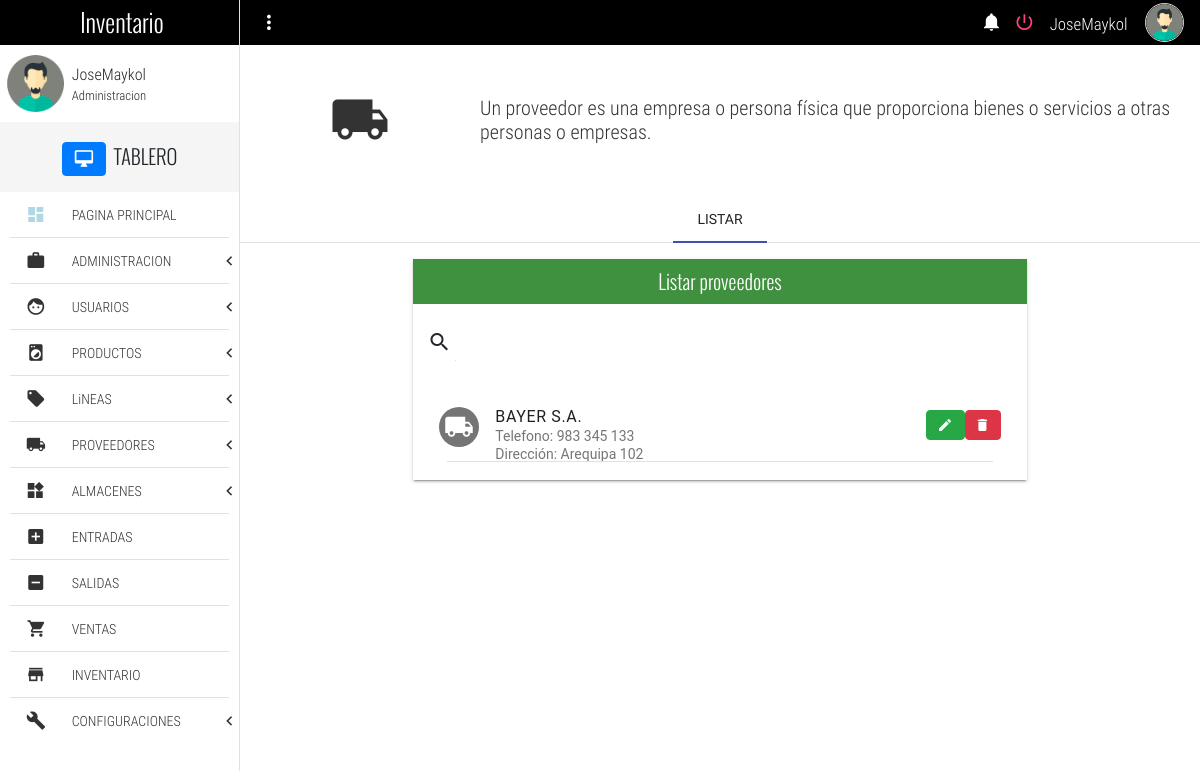
Before: /listProvider (signed in) with the older database file.
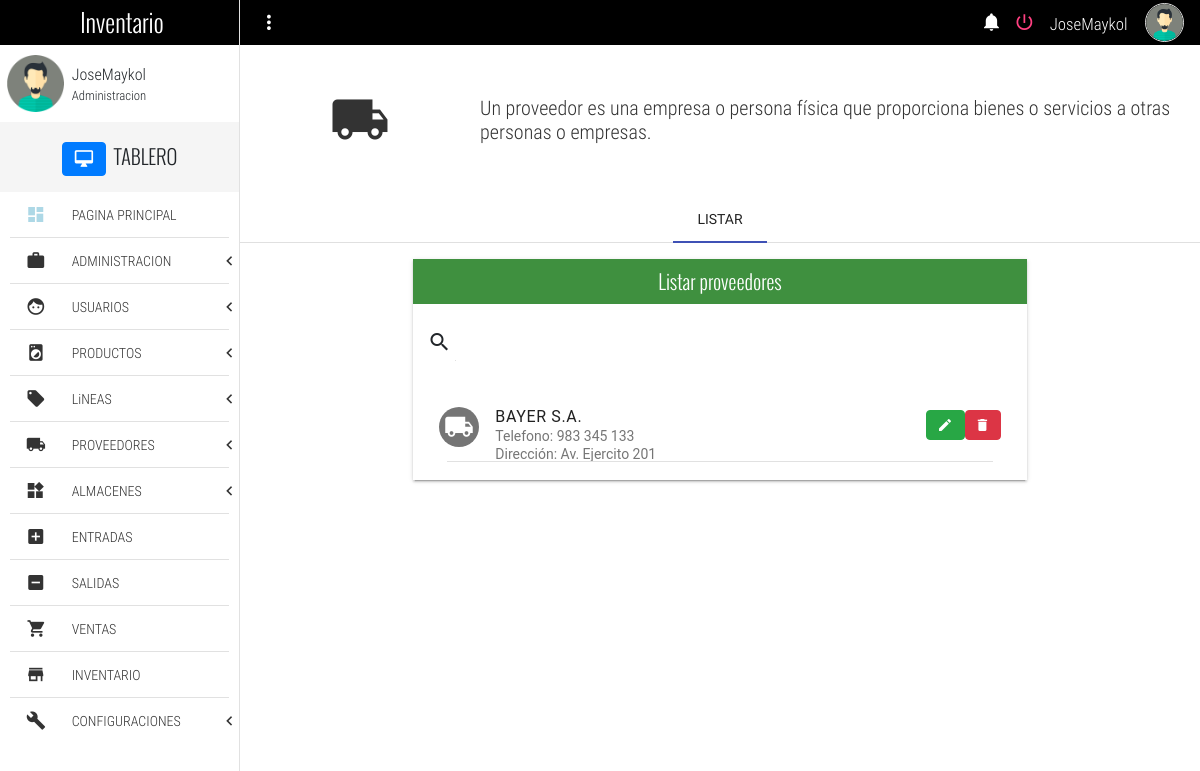
After: the same page with the newer database file.
### Inventario/models.py (models this page shows, shortened)
class Provider(models.Model):
    name = models.CharField(max_length= 100, null= True, verbose_name= "Nombre del proveedor")
    adrress = models.CharField(max_length= 100, null= True, verbose_name= "Direccion")
    phone = models.CharField(max_length= 20, null= True, verbose_name= "Numero de telefono")
    email =  models.EmailField(null= True, verbose_name= "E-mail")
    RUC =models.CharField(null=True, max_length=11,verbose_name="RUC")
    razon_social = models.CharField(max_length=20, null=True, verbose_name="Razon social")
    class Meta:
        verbose_name = "Proveedor"
        verbose_name_plural =  "Proveedores"

### Inventario/views.py (the view)
# urls.py: path('listProvider', views.listProvider, name ='listProvider'),
def listProvider(request):
    context = {
        'proveedores' : Provider.objects.all(),
        }
    return render(request, "listProvider.html", context)

### Templates/listProvider.html (shortened to what this page needs)
{% extends 'base.html' %}
{% block content %}
	<section class="full-width pageContent">
		<section class="full-width header-well">
			<div class="full-width header-well-icon">
				<i class="zmdi zmdi-truck"></i>
			</div>
			<div class="full-width header-well-text">
				<p class="text-condensedLight">
					Un proveedor es una empresa o persona física que proporciona bienes o servicios a otras personas o empresas.
				</p>
			</div>
		</section>
		<div class="mdl-tabs mdl-js-tabs mdl-js-ripple-effect">
			<div class="mdl-tabs__tab-bar">
				<a href="#tabListProvider" class="mdl-tabs__tab is-active">LISTAR</a>
			</div>
			<div class="mdl-tabs__panel is-active" id="tabListProvider">
				<div class="mdl-grid">
					<div class="mdl-cell mdl-cell--4-col-phone mdl-cell--8-col-tablet mdl-cell--8-col-desktop mdl-cell--2-offset-desktop">
						<div class="full-width panel mdl-shadow--2dp">
							<div class="full-width panel-tittle bg-success text-center tittles">
								Listar proveedores
							</div>
							<div class="full-width panel-content">
								<form action="#">
									<div class="mdl-textfield mdl-js-textfield mdl-textfield--expandable">
										<label class="mdl-button mdl-js-button mdl-button--icon" for="searchProvider">
											<i class="zmdi zmdi-search"></i>
										</label>
									</div>
								</form>
								<div class="mdl-list">
									{% for provider in proveedores %}
									<div class="mdl-list__item mdl-list__item--two-line">
										<span class="mdl-list__item-primary-content">
											<i class="zmdi zmdi-truck mdl-list__item-avatar"></i>
											<span>{{provider.name}}</span>
											<span class="mdl-list__item-sub-title">Telefono: {{provider.phone}}</span>
											<span class="mdl-list__item-sub-title">Dirección: {{provider.adrress}}</span>
										</span>
										<a href="/editProvider/{{provider.id}}" class="btn btn-success zmdi zmdi-edit" role="button"></a>
										<a href="/deleteProvider/{{provider.id}}" class="btn btn-danger zmdi zmdi-delete" role="button" onClick="return confirm('¿Seguro que quieres borrar a {{ provider.name }}?');"></a>
									</div>
									<li class="full-width divider-menu-h"></li>
									{% endfor %}
								</div>
							</div>
						</div>
					</div>
				</div>
			</div>
		</div>
	</section>
{% endblock %}

Changed rows visible on the page:
changed Provider "BAYER S.A.": adrress "Arequipa 102" → "Av. Ejercito 201"
